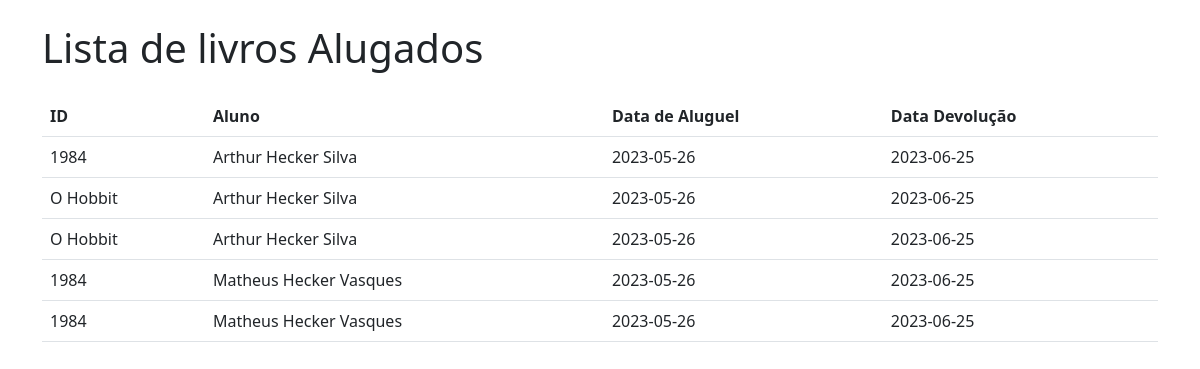
/livros_alugados (signed in), run on an earlier commit of the app's database.
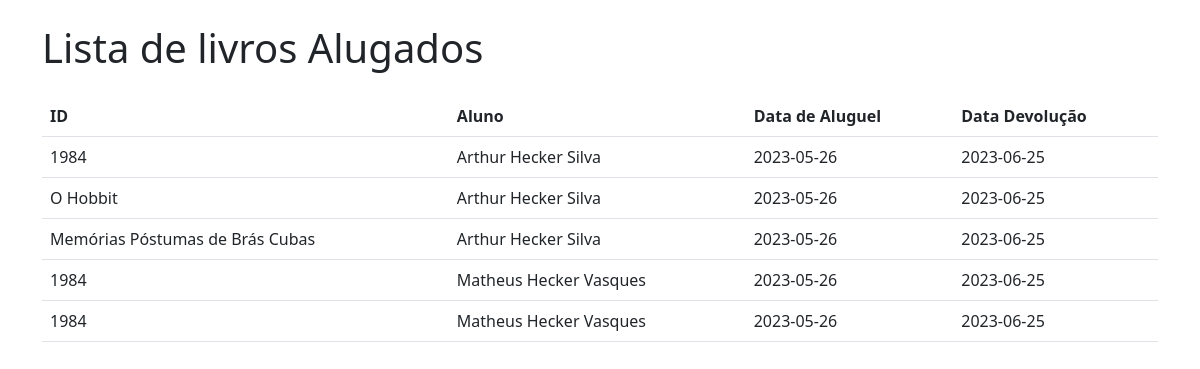
And on a later commit of the database.
### app.py (models this page shows)
class Livro(db.Model):
    __tablename__ = 'livros'
    idLivro = db.Column(db.Integer, primary_key=True)
    tituloLivro = db.Column(db.String(100), nullable=False)
    editora = db.Column(db.String(100), nullable=False)
    anoLivro = db.Column(db.Integer, nullable=False)
    quantidadeLivros = db.Column(db.Integer, nullable=False)
    qtdeLivDisponiveis = db.Column(db.Integer, nullable=False)

### app.py (the view)
@app.route("/livros_alugados")
@login_required
def livros_alugados():
    livros = Livro.query.all()
    alunos = Aluno.query.all()
    users = User.query.all()
    livros_alugados = LivrosAlugados.query.all()
    return render_template("livros_alugados.html", livros_alugados=livros_alugados, livros=livros, alunos=alunos, users=users)

### app.py (called while the page is built)
@login_manager.user_loader
def load_user(user_id):
    return User.query.get(user_id)

### templates/livros_alugados.html (shortened to what this page needs)
<!DOCTYPE html>
<html lang="en">
  <head>
    <link
      rel="stylesheet"
      href="{{ url_for('static', filename='css/bootstrap.min.css') }}"
    />
  </head>
  <body>
    <div class="container">
      <h1 class="mt-4 mb-4">Lista de livros Alugados</h1>
      <table class="table">
        <thead>
          <tr>
            <th>ID</th>
            <th>Aluno</th>
            <th>Data de Aluguel</th>
            <th>Data Devolução</th>
          </tr>
        </thead>
        <tbody>
          {% for livro_alugado in livros_alugados %}
          <tr>
            <td value="{{ livro_alugado.livro_id }}">
              {{ livros[livro_alugado.livro_id - 1].tituloLivro }}
            </td>
            <td value="{{ livro_alugado.aluno_id }}">
              {{ users[livro_alugado.aluno_id - 1].name }}
            </td>
            <td>{{ livro_alugado.dataAluguel }}</td>
            <td>{{ livro_alugado.dataDevolucao }}</td>
          </tr>
          {% endfor %}
        </tbody>
      </table>
    </div>
  </body>
</html>

What changed in the data, as far as the page shows it:
removed Livro: tituloLivro "O Hobbit"
added Livro: tituloLivro "Memórias Póstumas de Brás Cubas"
